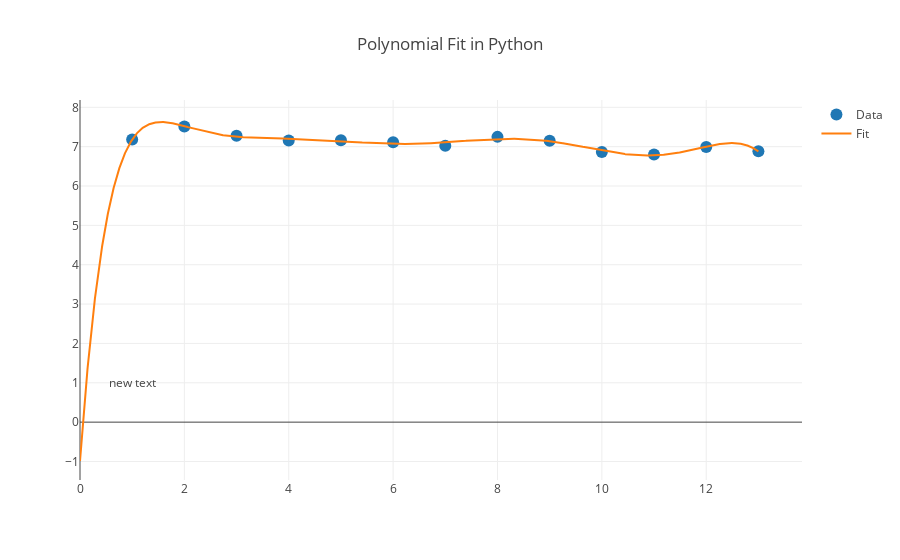

The notebook cell saved with this chart:
### Code cell
d1 = pd.read_excel("Data/World Happiness Report/WHR2019.xlsx", sheet_name='Table2.1')
US_Data =  pd.DataFrame(d1[(d1['Country name'] == "United States")])
US_Data_LL = list(US_Data['Life Ladder'])




x = np.array(tuple(range(1,14)))
y = np.array(US_Data_LL)
z = np.polyfit(x, y, 9)
f = np.poly1d(z)
x_new = np.linspace(0, 13, 3270)
y_new = f(x_new)
print("The interpolated y-values are:\n", y_new)
print("Total:", len(y_new), "datapoints generated for this specific diagram.")
trace1 = go.Scatter(
    x=x,
    y=y,
    mode='markers',
    name='Data',
    marker=dict(
        size=12))
trace2 = go.Scatter(
    x=x_new,
    y=y_new,
    mode='lines',
    name='Fit')
annotation = go.Annotation(
    x=1,
    y=1,
    showarrow=False)
layout = go.Layout(title='Polynomial Fit in Python',
                   annotations=[annotation])
data = [trace1, trace2]
fig = go.Figure(data=data, layout=layout)
iplot(fig)

### Figure 1 — Plotly figure (JSON) as saved in the notebook; plotly's stock layout.template omitted (floating-point values rounded to 4 significant figures; data arrays with more than 128 entries replaced by an {"elided": "..."} marker saying what was removed)
{"data": [{"marker": {"size": 12}, "mode": "markers", "name": "Data", "type": "scatter", "uid": "fdc47697-7ee7-43e6-9c33-619765889d53", "x": [1, 2, 3, 4, 5, 6, 7, 8, 9, 10, 11, 12, 13], "y": [7.182, 7.513, 7.28, 7.158, 7.164, 7.115, 7.026, 7.249, 7.151, 6.864, 6.804, 6.992, 6.883]}, {"mode": "lines", "name": "Fit", "type": "scatter", "uid": "7fb9825f-c3d8-4920-9b88-454aee95967c", "x": {"elided": "3270 float values"}, "y": {"elided": "3270 float values"}}], "layout": {"annotations": [{"showarrow": false, "x": 1, "y": 1}], "title": {"text": "Polynomial Fit in Python"}}}
